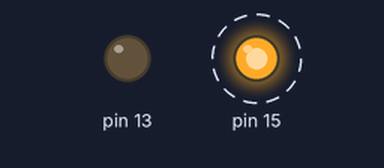
Recording of a sketch running on a simulated Arduino Uno, built with avr-gcc and run on an emulated ATmega328P. Parts: output pins drawn as LEDs (lit = HIGH). Dashed ring = blinking.

Above: at 0.5 s.
Timing chart, 0 to 4.6 s (numbered marks = the images above):
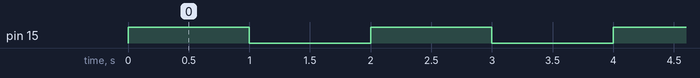

The sketch:

led_test.ino
```cpp
void setup() {
pinMode(15, OUTPUT);
pinMode(13, OUTPUT);
digitalWrite(13, LOW);// put your setup code here, to run once:

}

void loop() {
  digitalWrite(15, HIGH);
  delay(1000);
  digitalWrite(15,LOW);
  delay(1000);
  // put your main code here, to run repeatedly:

}
```

Measured:
- by itself, pin 15: alternates HIGH for 1.0 s and LOW for 1.0 s
